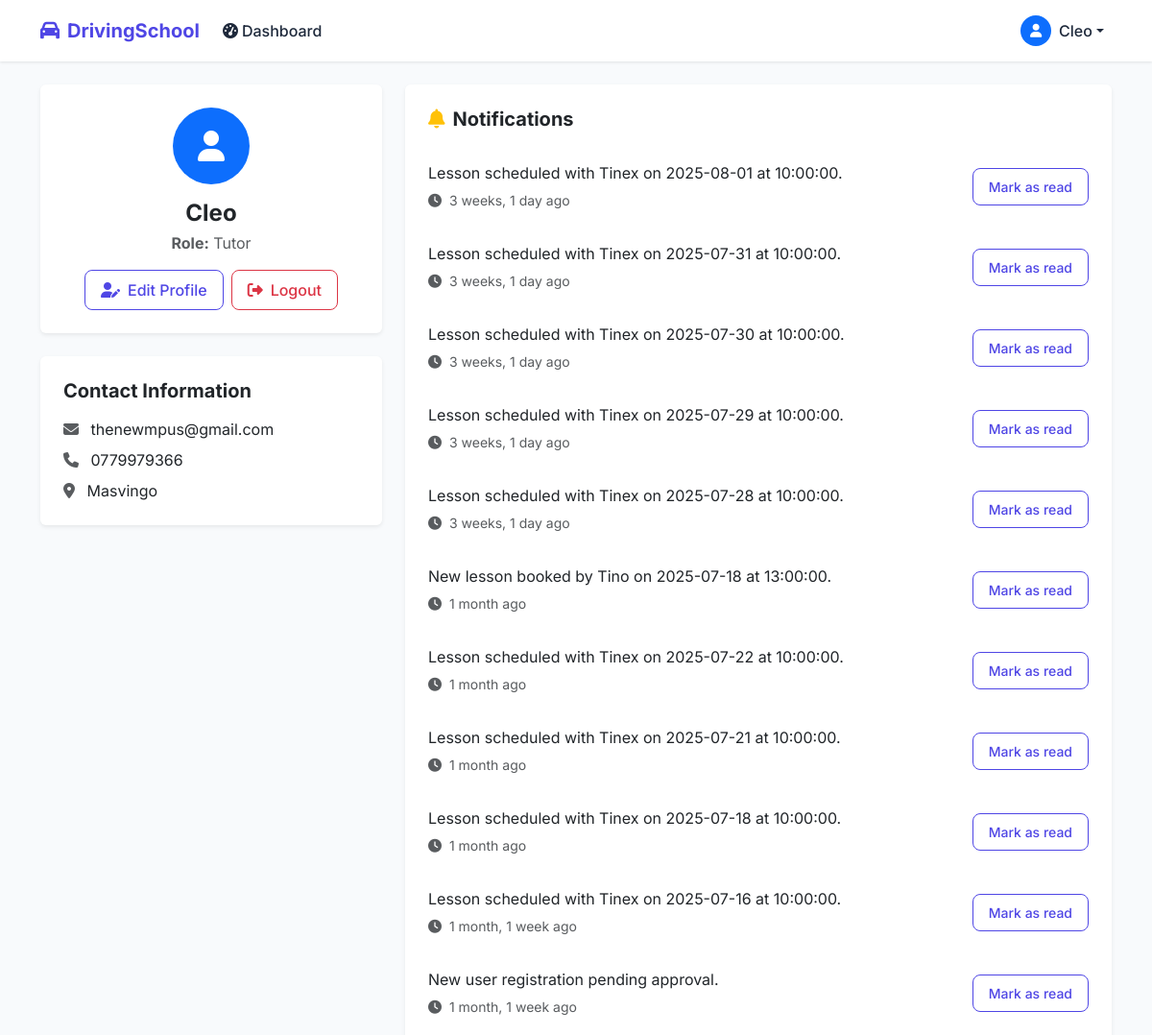
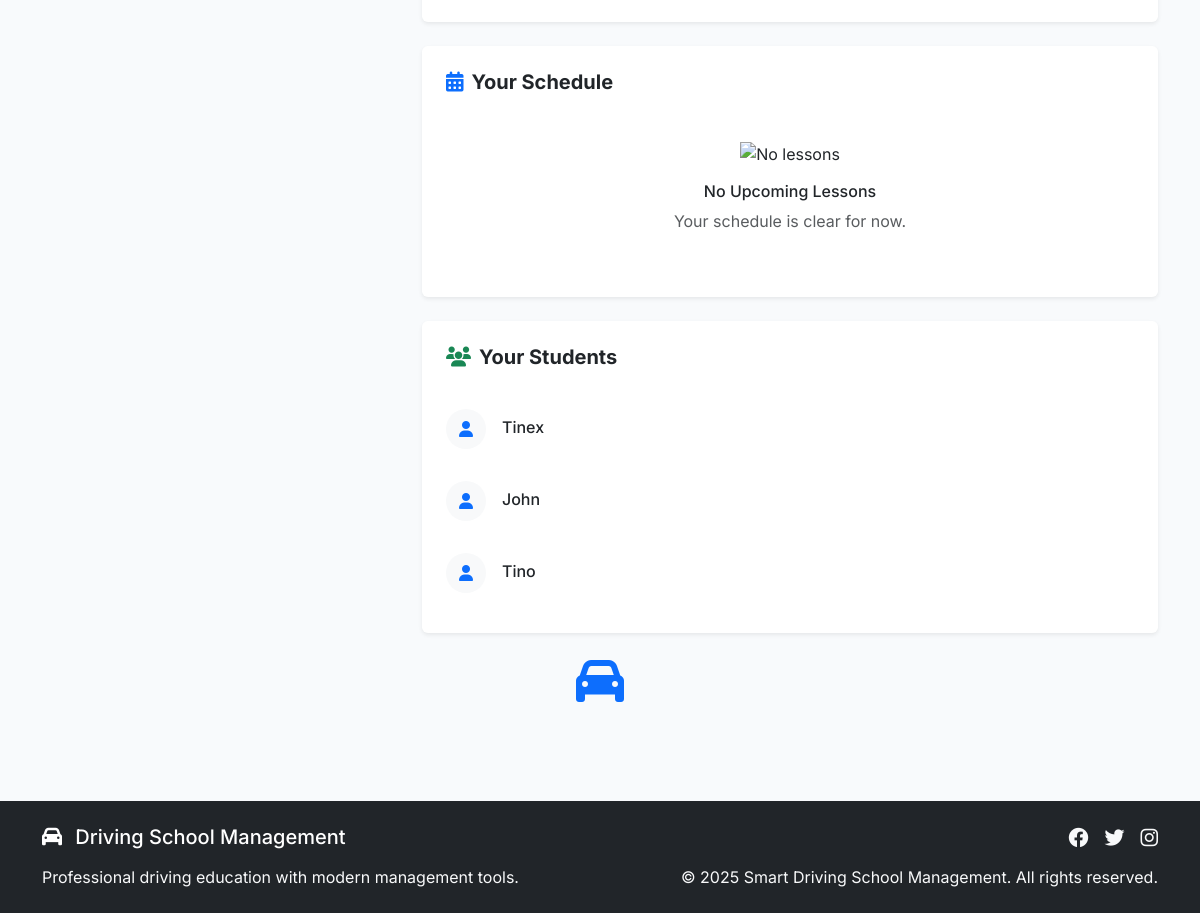
The page /dashboard/ (signed in) on the database as committed earlier (2 pictures, top to bottom).
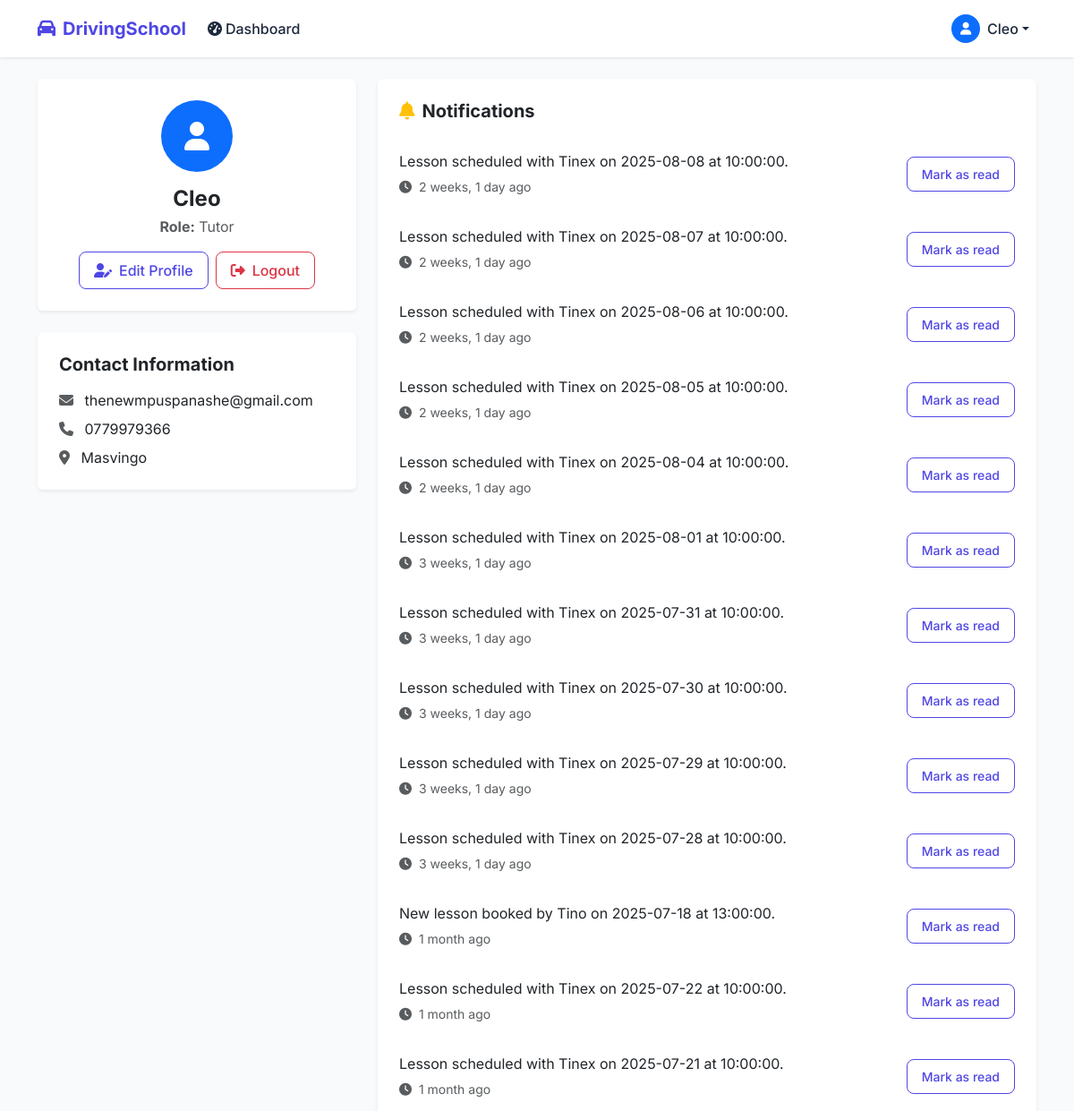
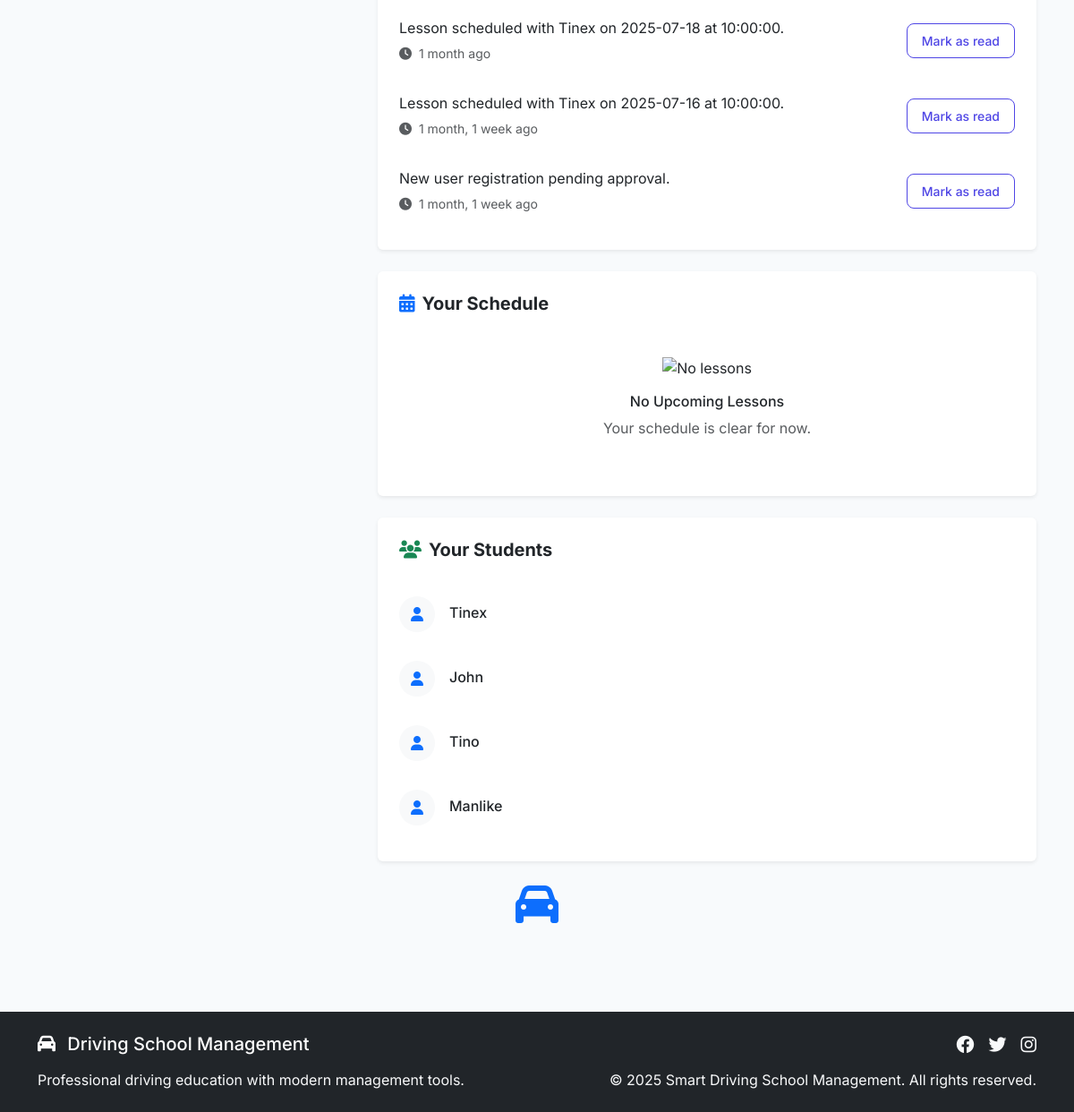
The same page on the database as committed later (2 pictures, top to bottom).
### core/models.py (models this page shows, shortened)
class User(AbstractUser):
    ROLE_CHOICES = (
        ('student', 'Student'),
        ('tutor', 'Tutor'),
        ('admin', 'Admin'),
    )
    PAYMENT_STATUS_CHOICES = (
        ('pending', 'Pending'),
        ('approved', 'Approved'),
        ('rejected', 'Rejected'),
    )
    role = models.CharField(max_length=20, choices=ROLE_CHOICES, default='student')
    phone = models.CharField(max_length=20, blank=True, null=True)
    address = models.TextField(blank=True, null=True)
    is_approved = models.BooleanField(default=False)
    is_invited = models.BooleanField(default=False)
    invitation_code = models.CharField(max_length=64, blank=True, null=True)
    payment_verified = models.BooleanField(default=False)
    payment_proof = models.FileField(upload_to='payment_proofs/', blank=True, null=True)
    payment_status = models.CharField(max_length=20, choices=PAYMENT_STATUS_CHOICES, default='pending')
    payment_submitted_at = models.DateTimeField(blank=True, null=True)
    payment_approved_at = models.DateTimeField(blank=True, null=True)
    profile_picture = models.ImageField(upload_to='profile_pictures/', blank=True, null=True)

class Notification(models.Model):
    user = models.ForeignKey(User, on_delete=models.CASCADE)
    message = models.TextField()
    is_read = models.BooleanField(default=False)
    created_at = models.DateTimeField(auto_now_add=True)

### core/views/auth_views.py (the view, shortened to what this page needs)
# urls.py: path('dashboard/', core_views.dashboard, name='dashboard'),
@login_required
def dashboard(request: HttpRequest) -> HttpResponse:
    user_profile = get_user_profile(request.user) # This will now return the User object
    context: Dict[str, Any] = {'user_profile': user_profile}
    notifications = Notification.objects.filter(
        user=request.user,
        is_read=False
    ).order_by('-created_at')
    context['notifications'] = notifications
    context['upload_payment_proof_url'] = reverse('upload_payment_proof')
    if user_profile: # user_profile is now the User object
        current_date = timezone.now().date()
        if user_profile.role == 'student':
            lessons = user_profile.student_lessons.filter(
                date__gte=current_date
            ).select_related('tutor').order_by('date', 'start_time') # tutor__user is not needed if tutor is a User object
            context['lessons'] = lessons
        elif user_profile.role == 'tutor':
            lessons = user_profile.tutor_lessons.filter(
                date__gte=current_date
            ).select_related('student').order_by('date', 'start_time') # student__user is not needed if student is a User object
            students = User.objects.filter( # Changed from UserProfile.objects.filter
                role='student',
                student_lessons__tutor=user_profile
            ).distinct()
            context.update({
                'lessons': lessons,
                'students': students
            })
    return render(request, 'dashboard.html', context)

### core/views/auth_views.py (called while the page is built)
def get_user_profile(user: User) -> Optional[User]:
    return user

### core/templates/dashboard.html (shortened to what the changed rows need)
{% extends 'base.html' %}
{% block content %}
<div class="row">
    <div class="col-lg-4 mb-4">
        <div class="card border-0 shadow-sm">
                <div class="card-body text-center p-4">
                <div class="bg-primary text-white rounded-circle d-inline-flex align-items-center justify-content-center mb-3" style="width: 80px; height: 80px;">
                    <i class="fas fa-user fa-2x"></i>
                </div>
                <h4 class="fw-bold mb-1">{{ user.get_full_name|default:user.username }}</h4>
                <p class="text-muted mb-3"><strong>Role:</strong> {{ user_profile.get_role_display }}</p>
                <div class="d-flex justify-content-center gap-2">
                    <a href="{% url 'edit_profile' %}" class="btn btn-outline-primary">
                    </a>
                    <a href="{% url 'logout' %}" class="btn btn-outline-danger">
                    </a>
                </div>
            </div>
        </div>
        <div class="card border-0 shadow-sm mt-4">
            <div class="card-body p-4">
                <h5 class="fw-bold mb-3">Contact Information</h5>
                <div class="mb-2">
                    <i class="fas fa-envelope text-muted me-2"></i>
                    {{ user.email }}
                </div>
                {% if user_profile.phone %}
                <div class="mb-2">
                    <i class="fas fa-phone text-muted me-2"></i>
                    {{ user_profile.phone }}
                </div>
                {% endif %}
                {% if user_profile.address %}
                <div>
                    <i class="fas fa-map-marker-alt text-muted me-2"></i>
                    {{ user_profile.address }}
                </div>
                {% endif %}
            </div>
        </div>
    </div>
    <div class="col-lg-8">
        {% if notifications %}
        <div class="card border-0 shadow-sm mb-4">
            <div class="card-body p-4">
                <div class="list-group list-group-flush">
                    {% for notification in notifications %}
                    <div class="list-group-item border-0 px-0 py-3 notification-item">
                        <div class="d-flex justify-content-between align-items-center">
                            <div class="me-3">
                                <p class="mb-1">{{ notification.message }}</p>
                                <small class="text-muted">
                                    <i class="fas fa-clock me-1"></i>
                                    {{ notification.created_at|timesince }} ago
                                </small>
                            </div>
                            <a href="/notification/read/{{ notification.id }}/"
                               class="btn btn-sm btn-outline-primary mark-notification-read"
                               data-notification-id="{{ notification.id }}">
                                Mark as read
                            </a>
                        </div>
                    </div>
                    {% endfor %}
                </div>
            </div>
        </div>
        {% endif %}
        {% if user_profile %}
            {% if user_profile.role == 'student' %}
                {% if not user_profile.payment_verified %}
                <div class="card border-0 shadow-sm mb-4">
                    <div class="card-body p-4">
                        <h5 class="fw-bold mb-3">Payment Required</h5>
                        <p>Please upload your proof of payment to access our services.</p>
<form method="post" enctype="multipart/form-data" action="{{ upload_payment_proof_url }}">
                            {% csrf_token %}
                            {{ payment_form.payment_proof.label_tag }}
                            {{ payment_form.payment_proof }}
                            <button type="submit" class="btn btn-primary mt-3">Upload Payment Proof</button>
                            <div class="text-danger small mt-1">
                                {% for error in payment_form.payment_proof.errors %}
                                    <div>{{ error }}</div>
                                {% endfor %}
                            </div>
                        </form>
                    </div>
                </div>
                {% endif %}
                <div class="card border-0 shadow-sm mb-4">
                    <div class="card-body p-4">
                        <div class="d-flex justify-content-between align-items-center mb-4">
                            <h5 class="fw-bold mb-0">
                                <i class="fas fa-calendar-alt text-primary me-2"></i>Your Upcoming Lessons
                            </h5>
                            <a href="{% url 'book_lesson' %}" class="btn btn-primary">
                                <i class="fas fa-plus me-2"></i>Book New Lesson
                            </a>
                        </div>
                        {% if lessons %}
                            <div class="list-group list-group-flush">
                                {% for lesson in lessons %}
                                <a href="/lesson/{{ lesson.id }}/" class="list-group-item list-group-item-action border-0 px-0 py-3">
                                    <div class="d-flex justify-content-between align-items-center">
                                        <div>
                                            <h6 class="mb-1">Lesson with {{ lesson.tutor.get_full_name|default:lesson.tutor.username }}</h6>
                                            <p class="text-muted mb-0">
                                                <i class="fas fa-clock me-1"></i>{{ lesson.start_time }} - {{ lesson.end_time }}
                                                <i class="fas fa-map-marker-alt ms-3 me-1"></i>{{ lesson.location }}
                                            </p>
                                        </div>
                                        <span class="badge bg-primary rounded-pill">{{ lesson.date }}</span>
                                    </div>
                                </a>
                                {% endfor %}
                            </div>
                        {% else %}
                            <div class="text-center py-4">
                                <img src="https://cdn.jsdelivr.net/npm/@tabler/icons@1.68.0/icons/calendar-off.svg"
                                     class="mb-3" width="48" height="48" alt="No lessons">
                                <h6>No Upcoming Lessons</h6>
                                <p class="text-muted">Book your first lesson to get started!</p>
                            </div>
                        {% endif %}
                    </div>
                </div>
            {% elif user_profile.role == 'tutor' %}
                <div class="card border-0 shadow-sm">
                    <div class="card-body p-4">
                        {% if students %}
                            <div class="list-group list-group-flush">
                                {% for student in students %}
                                <div class="list-group-item border-0 px-0 py-3">
                                    <div class="d-flex align-items-center">
                                        <div class="bg-light rounded-circle d-flex align-items-center justify-content-center me-3" style="width: 40px; height: 40px;">
                                            <i class="fas fa-user text-primary"></i>
                                        </div>
                                        <div>
                                            <h6 class="mb-1">{{ student.get_full_name|default:student.username }}</h6>
                                        </div>
                                    </div>
                                </div>
                                {% endfor %}
                            </div>
                        {% endif %}
                    </div>
                </div>
            {% endif %}
        {% endif %}
    </div>
</div>
{% endblock %}

### core/templates/base.html (shortened to what this page needs)
<!DOCTYPE html>
<html lang="en" data-theme="light">
<head>
    <link href="https://cdn.jsdelivr.net/npm/bootstrap@5.3.2/dist/css/bootstrap.min.css" rel="stylesheet">
    <link rel="stylesheet" href="https://cdnjs.cloudflare.com/ajax/libs/font-awesome/6.4.0/css/all.min.css">
    {% load static %}
    <link rel="stylesheet" href="{% static 'css/style.css' %}">
</head>
<body>
    <nav class="navbar navbar-expand-lg navbar-custom sticky-top">
        <div class="container">
            <a class="navbar-brand d-flex align-items-center" href="{% url 'home' %}">
                <i class="fas fa-car me-2"></i>
                <span class="fw-bold">DrivingSchool</span>
            </a>
            <div class="collapse navbar-collapse" id="navbarNav">
                <ul class="navbar-nav me-auto">
                    {% if user.is_authenticated %}
                        <li class="nav-item">
                            <a class="nav-link" href="{% url 'dashboard' %}">
                                <i class="fas fa-tachometer-alt me-1"></i>Dashboard
                            </a>
                        </li>
                    {% endif %}
                </ul>
                <ul class="navbar-nav">
                    {% if user.is_authenticated %}
                        <li class="nav-item dropdown">
                            <a class="nav-link dropdown-toggle d-flex align-items-center" href="#" id="navbarDropdown" role="button" data-bs-toggle="dropdown">
                                {% if user.profile_picture %}
                                    <img src="{{ user.profile_picture.url }}" alt="Profile Picture" class="rounded-circle me-2" style="width: 32px; height: 32px; object-fit: cover;">
                                {% else %}
                                    <div class="bg-primary text-white rounded-circle d-flex align-items-center justify-content-center me-2" style="width: 32px; height: 32px;">
                                        <i class="fas fa-user fa-sm"></i>
                                    </div>
                                {% endif %}
                                {{ user.get_full_name|default:user.username }}
                            </a>
                        </li>
                    {% endif %}
                </ul>
            </div>
        </div>
    </nav>
    <main class="py-4">
        <div class="container">
            {% block content %}{% endblock %}
        </div>
    </main>
    <footer class="bg-dark text-white py-4 mt-5">
        <div class="container">
            <div class="row">
                <div class="col-md-6">
                    <h5 class="mb-3">
                        <i class="fas fa-car me-2"></i>
                        Driving School Management
                    </h5>
                    <p class="text-light mb-0">
                        Professional driving education with modern management tools.
                    </p>
                </div>
                <div class="col-md-6 text-md-end">
                    <div class="d-flex justify-content-md-end justify-content-start gap-3 mb-3">
                        <a href="#" class="text-light">
                            <i class="fab fa-facebook fa-lg"></i>
                        </a>
                        <a href="#" class="text-light">
                            <i class="fab fa-twitter fa-lg"></i>
                        </a>
                        <a href="#" class="text-light">
                            <i class="fab fa-instagram fa-lg"></i>
                        </a>
                    </div>
                    <p class="text-light mb-0">
                        &copy; 2025 Smart Driving School Management. All rights reserved.
                    </p>
                </div>
            </div>
        </div>
    </footer>
</body>
</html>

Rows that differ between the two databases and show on the page:
changed User "Cleo": email "thenewmpus@gmail.com" → "thenewmpuspanashe@gmail.com"
added Notification: message "Lesson scheduled with Tinex on 2025-08-08 at 10:00:00.", created_at "2 weeks, 1 day"
added Notification: message "Lesson scheduled with Tinex on 2025-08-07 at 10:00:00.", created_at "2 weeks, 1 day"
added Notification: message "Lesson scheduled with Tinex on 2025-08-06 at 10:00:00.", created_at "2 weeks, 1 day"
added Notification: message "Lesson scheduled with Tinex on 2025-08-05 at 10:00:00.", created_at "2 weeks, 1 day"
added Notification: message "Lesson scheduled with Tinex on 2025-08-04 at 10:00:00.", created_at "2 weeks, 1 day"
added User: get_full_name "Manlike"
